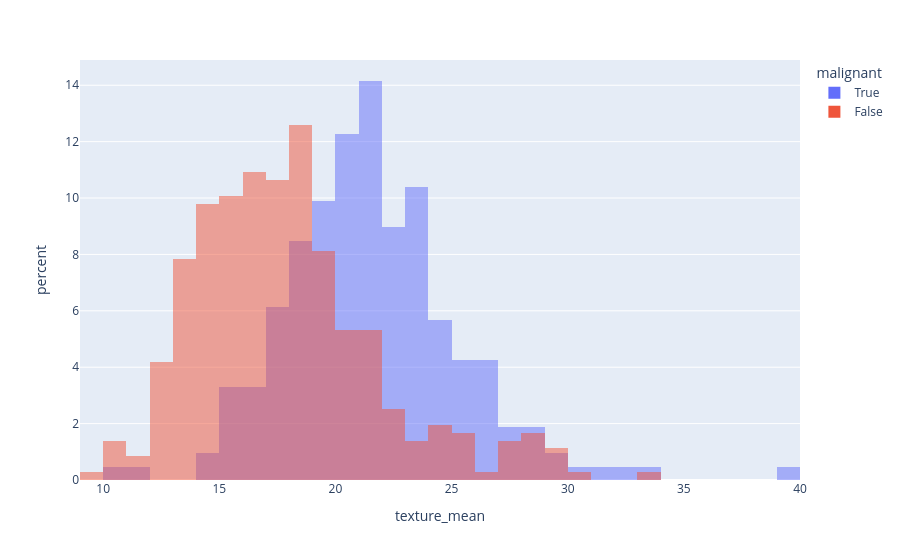

The cell this chart's notebook holds for it:
### Code cell
df.plot(kind='hist', x='texture_mean', color='malignant', barmode='overlay', histnorm='percent')

### Figure 1 — Plotly figure (JSON) as saved in the notebook; plotly's stock layout.template omitted (floating-point values rounded to 4 significant figures; data arrays with more than 128 entries replaced by an {"elided": "..."} marker saying what was removed)
{"data": [{"bingroup": "x", "histnorm": "percent", "hovertemplate": "malignant=True<br>texture_mean=%{x}<br>percent=%{y}<extra></extra>", "legendgroup": "True", "marker": {"color": "#636efa", "opacity": 0.5, "pattern": {"shape": ""}}, "name": "True", "orientation": "v", "showlegend": true, "x": {"elided": "212 float values"}, "xaxis": "x", "yaxis": "y", "type": "histogram"}, {"bingroup": "x", "histnorm": "percent", "hovertemplate": "malignant=False<br>texture_mean=%{x}<br>percent=%{y}<extra></extra>", "legendgroup": "False", "marker": {"color": "#EF553B", "opacity": 0.5, "pattern": {"shape": ""}}, "name": "False", "orientation": "v", "showlegend": true, "x": {"elided": "357 float values"}, "xaxis": "x", "yaxis": "y", "type": "histogram"}], "layout": {"xaxis": {"anchor": "y", "domain": [0.0, 1.0], "title": {"text": "texture_mean"}}, "yaxis": {"anchor": "x", "domain": [0.0, 1.0], "title": {"text": "percent"}}, "legend": {"title": {"text": "malignant"}, "tracegroupgap": 0}, "margin": {"t": 60}, "barmode": "overlay"}}
